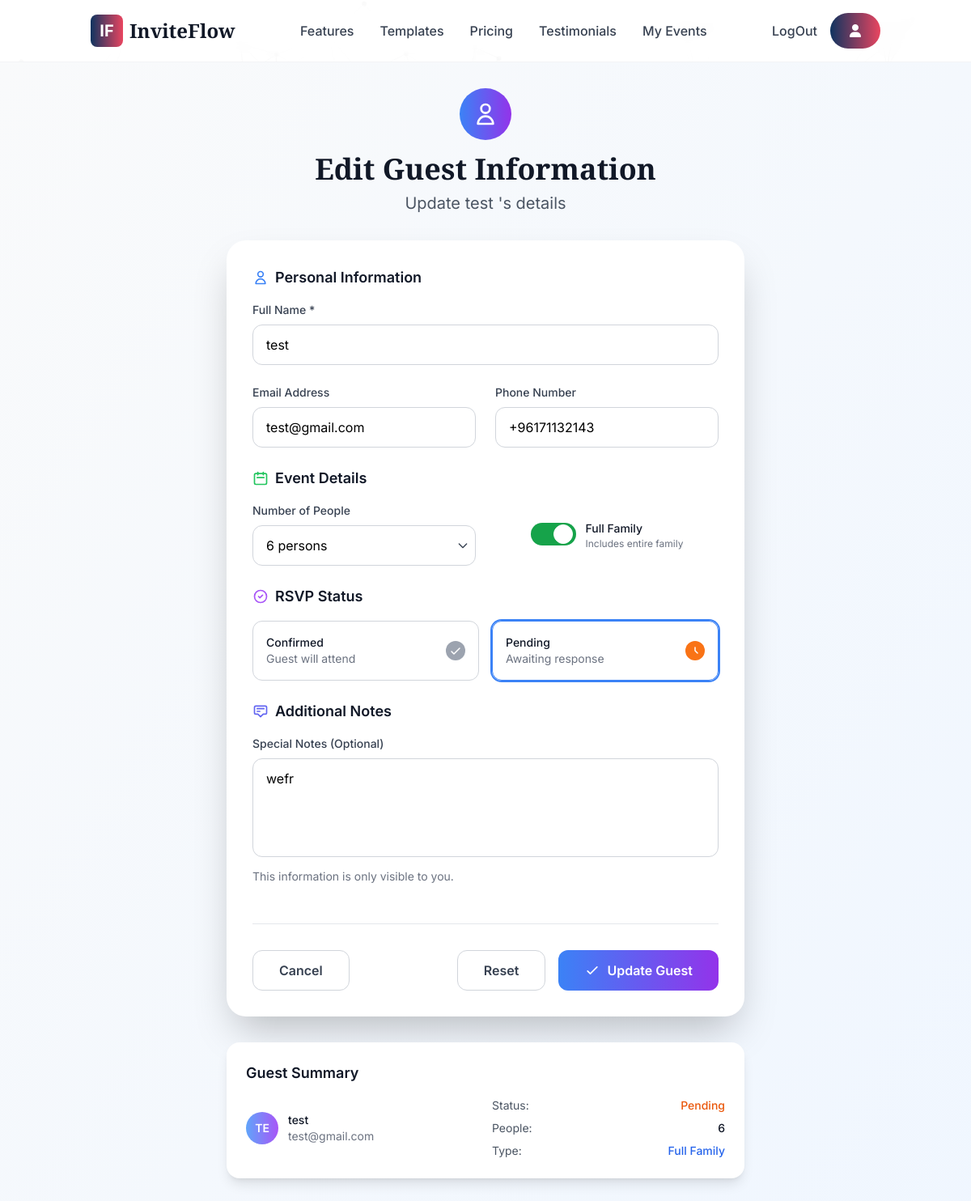
Page /invitation/35/guest/VSbGP9gBwLDhVHNpOzwJGiluyJrB7vAidY4IznQEx3g4XJ215G/edit/ (signed in) on the committed database.
### invitation/models.py (models this page shows, shortened)
class Guest(models.Model):
    invitation = models.ForeignKey(Invitation, on_delete=models.CASCADE, related_name="guests")
    name = models.CharField(max_length=255)
    email = models.EmailField(blank=True, null=True)
    phone_number = PhoneNumberField(blank=True, null=True)
    person_count = models.PositiveIntegerField(default=1)
    full_family = models.BooleanField(default=False)
    rsvp = models.BooleanField(default=False)
    notes = models.TextField(blank=True, null=True)
    guest_secret_key = models.CharField(max_length=255,null=True,blank=True)
    class Meta:
        ordering = ['name']

### invitation/views.py (the view, shortened to what this page needs)
# urls.py: path('invitation/<int:invitation_id>/guest/<str:guest_key>/edit/',views.edit_guest,name="edit_guest"),
@active_or_not
def edit_guest(request, invitation_id, guest_key):
    invitation = get_object_or_404(Invitation, id=invitation_id)
    if request.user != invitation.invitation_owner:
        return HttpResponse('Permission denied', status=403)
    if not invitation.active:
        raise Http404("No MyModel matches the given query.")
    guest = get_object_or_404(Guest,invitation=invitation,guest_secret_key=guest_key)
    context = {
        'guest': guest,
        'invitation': invitation,
    }
    return render(request, 'invitation/guest_edit.html', context)

### template/invitation/guest_edit.html (shortened to what this page needs)
{% extends 'base.html' %}
{% load static %}
{% block content %}
<div id="particles-js" class="fixed inset-0 -z-10"></div>
<div class="min-h-screen bg-gradient-to-br from-gray-50 to-blue-50 py-8">
    <div class="max-w-2xl mx-auto px-4">
        <div class="text-center mb-8">
            <div class="inline-flex items-center justify-center w-16 h-16 bg-gradient-to-r from-blue-500 to-purple-600 rounded-full mb-4">
                <svg class="w-8 h-8 text-white" fill="none" stroke="currentColor" viewBox="0 0 24 24">
                    <path stroke-linecap="round" stroke-linejoin="round" stroke-width="2" d="M16 7a4 4 0 11-8 0 4 4 0 018 0zM12 14a7 7 0 00-7 7h14a7 7 0 00-7-7z"></path>
                </svg>
            </div>
            <h1 class="text-4xl font-elegant font-bold text-gray-900 mb-2">Edit Guest Information</h1>
            <p class="text-xl text-gray-600">Update {{ guest.name }}'s details</p>
        </div>
        <div class="bg-white rounded-3xl shadow-2xl p-8">
            <form method="post">
                <div class="space-y-6">
                    <div>
                        <h3 class="text-lg font-semibold text-gray-900 mb-4 flex items-center">
                            <svg class="w-5 h-5 text-blue-500 mr-2" fill="none" stroke="currentColor" viewBox="0 0 24 24">
                                <path stroke-linecap="round" stroke-linejoin="round" stroke-width="2" d="M16 7a4 4 0 11-8 0 4 4 0 018 0zM12 14a7 7 0 00-7 7h14a7 7 0 00-7-7z"></path>
                            </svg>
                            Personal Information
                        </h3>
                        <div class="mb-6">
                            <label class="block text-sm font-medium text-gray-700 mb-2">
                                Full Name *
                            </label>
                            <input type="text" name="name" value="{{ guest.name }}" required
                                   class="w-full px-4 py-3 border border-gray-300 rounded-xl focus:ring-2 focus:ring-blue-500 focus:border-transparent transition-all duration-200"
                                   placeholder="Enter guest's full name">
                        </div>
                        <div class="grid md:grid-cols-2 gap-6">
                            <div>
                                <label class="block text-sm font-medium text-gray-700 mb-2">
                                    Email Address
                                </label>
                                <input type="email" name="email" value="{{ guest.email|default:'' }}"
                                       class="w-full px-4 py-3 border border-gray-300 rounded-xl focus:ring-2 focus:ring-blue-500 focus:border-transparent transition-all duration-200"
                                       placeholder="email@example.com">
                            </div>
                            <div>
                                <label class="block text-sm font-medium text-gray-700 mb-2">
                                    Phone Number
                                </label>
                                <input type="tel" name="phone_number" value="{{ guest.phone_number|default:'' }}"
                                       class="w-full px-4 py-3 border border-gray-300 rounded-xl focus:ring-2 focus:ring-blue-500 focus:border-transparent transition-all duration-200"
                                       placeholder="+1 (555) 000-0000">
                            </div>
                        </div>
                    </div>
                    <div>
                        <h3 class="text-lg font-semibold text-gray-900 mb-4 flex items-center">
                            <svg class="w-5 h-5 text-green-500 mr-2" fill="none" stroke="currentColor" viewBox="0 0 24 24">
                                <path stroke-linecap="round" stroke-linejoin="round" stroke-width="2" d="M8 7V3m8 4V3m-9 8h10M5 21h14a2 2 0 002-2V7a2 2 0 00-2-2H5a2 2 0 00-2 2v12a2 2 0 002 2z"></path>
                            </svg>
                            Event Details
                        </h3>
                        <div class="grid md:grid-cols-2 gap-6">
                            <div>
                                <label class="block text-sm font-medium text-gray-700 mb-2">
                                    Number of People
                                </label>
                                <div class="relative">
                                    <select name="person_count"
                                            class="w-full px-4 py-3 border border-gray-300 rounded-xl focus:ring-2 focus:ring-green-500 focus:border-transparent transition-all duration-200 appearance-none bg-white">
                                        {% for i in "123456789"|make_list %}
                                        <option value="{{ forloop.counter }}" {% if guest.person_count == forloop.counter %}selected{% endif %}>
                                            {{ forloop.counter }} person{{ forloop.counter|pluralize }}
                                        </option>
                                        {% endfor %}
                                    </select>
                                    <div class="pointer-events-none absolute inset-y-0 right-0 flex items-center px-2 text-gray-700">
                                    </div>
                                </div>
                            </div>
                            <div class="flex items-center justify-center">
                                <label class="flex items-center space-x-3 cursor-pointer">
                                    <div class="relative">
                                        <div class="w-14 h-7 bg-gray-200 peer-focus:outline-none peer-focus:ring-4 peer-focus:ring-blue-300 rounded-full peer peer-checked:after:translate-x-full peer-checked:after:border-white after:content-[''] after:absolute after:top-0.5 after:left-[4px] after:bg-white after:border-gray-300 after:border after:rounded-full after:h-6 after:w-6 after:transition-all peer-checked:bg-green-600"></div>
                                    </div>
                                    <div>
                                        <span class="text-sm font-medium text-gray-900">Full Family</span>
                                        <p class="text-xs text-gray-500">Includes entire family</p>
                                    </div>
                                </label>
                            </div>
                        </div>
                    </div>
                    <div>
                        <h3 class="text-lg font-semibold text-gray-900 mb-4 flex items-center">
                            <svg class="w-5 h-5 text-purple-500 mr-2" fill="none" stroke="currentColor" viewBox="0 0 24 24">
                                <path stroke-linecap="round" stroke-linejoin="round" stroke-width="2" d="M9 12l2 2 4-4m6 2a9 9 0 11-18 0 9 9 0 0118 0z"></path>
                            </svg>
                            RSVP Status
                        </h3>
                        <div class="grid md:grid-cols-2 gap-4">
                            <label class="relative flex cursor-pointer rounded-xl border border-gray-300 p-4 focus:outline-none">
                                <div class="flex w-full items-center justify-between">
                                    <div class="flex items-center">
                                        <div class="text-sm">
                                            <span class="font-medium text-gray-900">Confirmed</span>
                                            <p class="text-gray-500">Guest will attend</p>
                                        </div>
                                    </div>
                                    <div class="shrink-0 text-white">
                                        <svg class="h-6 w-6 {% if guest.rsvp %}text-green-500{% else %}text-gray-400{% endif %}" viewBox="0 0 24 24" fill="none">
                                            <circle cx="12" cy="12" r="12" fill="currentColor"/>
                                            <path d="M7 13l3 3 7-7" stroke="#fff" stroke-width="1.5" stroke-linecap="round" stroke-linejoin="round"/>
                                        </svg>
                                    </div>
                                </div>
                            </label>
                            <label class="relative flex cursor-pointer rounded-xl border border-gray-300 p-4 focus:outline-none">
                                <div class="flex w-full items-center justify-between">
                                    <div class="flex items-center">
                                        <div class="text-sm">
                                            <span class="font-medium text-gray-900">Pending</span>
                                            <p class="text-gray-500">Awaiting response</p>
                                        </div>
                                    </div>
                                    <div class="shrink-0 text-white">
                                        <svg class="h-6 w-6 {% if not guest.rsvp %}text-orange-500{% else %}text-gray-400{% endif %}" viewBox="0 0 24 24" fill="none">
                                            <circle cx="12" cy="12" r="12" fill="currentColor"/>
                                            <path d="M12 8v4l3 3" stroke="#fff" stroke-width="1.5" stroke-linecap="round" stroke-linejoin="round"/>
                                        </svg>
                                    </div>
                                </div>
                            </label>
                        </div>
                    </div>
                    <div>
                        <h3 class="text-lg font-semibold text-gray-900 mb-4 flex items-center">
                            <svg class="w-5 h-5 text-indigo-500 mr-2" fill="none" stroke="currentColor" viewBox="0 0 24 24">
                                <path stroke-linecap="round" stroke-linejoin="round" stroke-width="2" d="M7 8h10M7 12h4m1 8l-4-4H5a2 2 0 01-2-2V6a2 2 0 012-2h14a2 2 0 012 2v8a2 2 0 01-2 2h-3l-4 4z"></path>
                            </svg>
                            Additional Notes
                        </h3>
                        <div>
                            <label class="block text-sm font-medium text-gray-700 mb-2">
                                Special Notes (Optional)
                            </label>
                            <textarea name="notes" rows="4"
                                      class="w-full px-4 py-3 border border-gray-300 rounded-xl focus:ring-2 focus:ring-indigo-500 focus:border-transparent transition-all duration-200 resize-none"
                                      placeholder="Any dietary restrictions, special requirements, or notes about this guest...">{{ guest.notes|default:'' }}</textarea>
                            <p class="text-sm text-gray-500 mt-2">This information is only visible to you.</p>
                        </div>
                    </div>
                </div>
                <div class="flex flex-col sm:flex-row justify-between items-center space-y-4 sm:space-y-0 sm:space-x-4 mt-12 pt-8 border-t border-gray-200">
                    <a href="{% url 'guest_management' invitation.id %}"
                       class="w-full sm:w-auto px-8 py-3 border border-gray-300 text-gray-700 rounded-xl font-semibold hover:border-gray-400 transition-colors duration-200 text-center">
                        Cancel
                    </a>
                    <div class="flex flex-col sm:flex-row space-y-4 sm:space-y-0 sm:space-x-4 w-full sm:w-auto">
                        <button type="button" onclick="resetForm()"
                                class="w-full sm:w-auto px-8 py-3 border border-gray-300 text-gray-700 rounded-xl font-semibold hover:border-gray-400 transition-colors duration-200">
                            Reset
                        </button>
                        <button type="submit"
                                class="w-full sm:w-auto px-8 py-3 bg-gradient-to-r from-blue-500 to-purple-600 text-white rounded-xl font-semibold hover:shadow-lg transform hover:scale-105 transition-all duration-200 flex items-center justify-center">
                            <svg class="w-5 h-5 mr-2" fill="none" stroke="currentColor" viewBox="0 0 24 24">
                                <path stroke-linecap="round" stroke-linejoin="round" stroke-width="2" d="M5 13l4 4L19 7"></path>
                            </svg>
                            Update Guest
                        </button>
                    </div>
                </div>
            </form>
        </div>
        <div class="mt-8 bg-white rounded-2xl shadow-lg p-6">
            <h3 class="text-lg font-semibold text-gray-900 mb-4">Guest Summary</h3>
            <div class="grid md:grid-cols-2 gap-4 text-sm">
                <div class="flex items-center space-x-3">
                    <div class="w-10 h-10 bg-gradient-to-r from-blue-400 to-purple-500 rounded-full flex items-center justify-center text-white font-semibold text-sm">
                        {{ guest.name|slice:":2"|upper }}
                    </div>
                    <div>
                        <p class="font-medium text-gray-900">{{ guest.name }}</p>
                        <p class="text-gray-500">{{ guest.email|default:"No email" }}</p>
                    </div>
                </div>
                <div class="space-y-2">
                    <div class="flex justify-between">
                        <span class="text-gray-600">Status:</span>
                        <span class="font-medium {% if guest.rsvp %}text-green-600{% else %}text-orange-600{% endif %}">
                            {% if guest.rsvp %}Confirmed{% else %}Pending{% endif %}
                        </span>
                    </div>
                    <div class="flex justify-between">
                        <span class="text-gray-600">People:</span>
                        <span class="font-medium text-gray-900">{{ guest.person_count }}</span>
                    </div>
                    {% if guest.full_family %}
                    <div class="flex justify-between">
                        <span class="text-gray-600">Type:</span>
                        <span class="font-medium text-blue-600">Full Family</span>
                    </div>
                    {% endif %}
                </div>
            </div>
        </div>
    </div>
</div>
{% endblock %}

### project/static/css/custom.css (style rules this page uses)
html { scroll-behavior: smooth; }

### template/base.html (style rules this page uses)
#particles-js { position: fixed; width: 100%; height: 100%; background-color: inherit; top: 0; left: 0; z-index: -2; }

### template/invitation/guest_edit.html (style rules this page uses)
* { transition-property: color, background-color, border-color, transform, opacity; transition-timing-function: cubic-bezier(0.4, 0, 0.2, 1); transition-duration: 200ms; }
#particles-js { position: fixed; width: 100%; height: 100%; background-color: inherit; top: 0; left: 0; z-index: -2; }

### rows in the picture
Guest: name "test", email "test@gmail.com", phone_number "+96171132143", person_count "6 persons", notes "wefr", name "TE", person_count "6"
